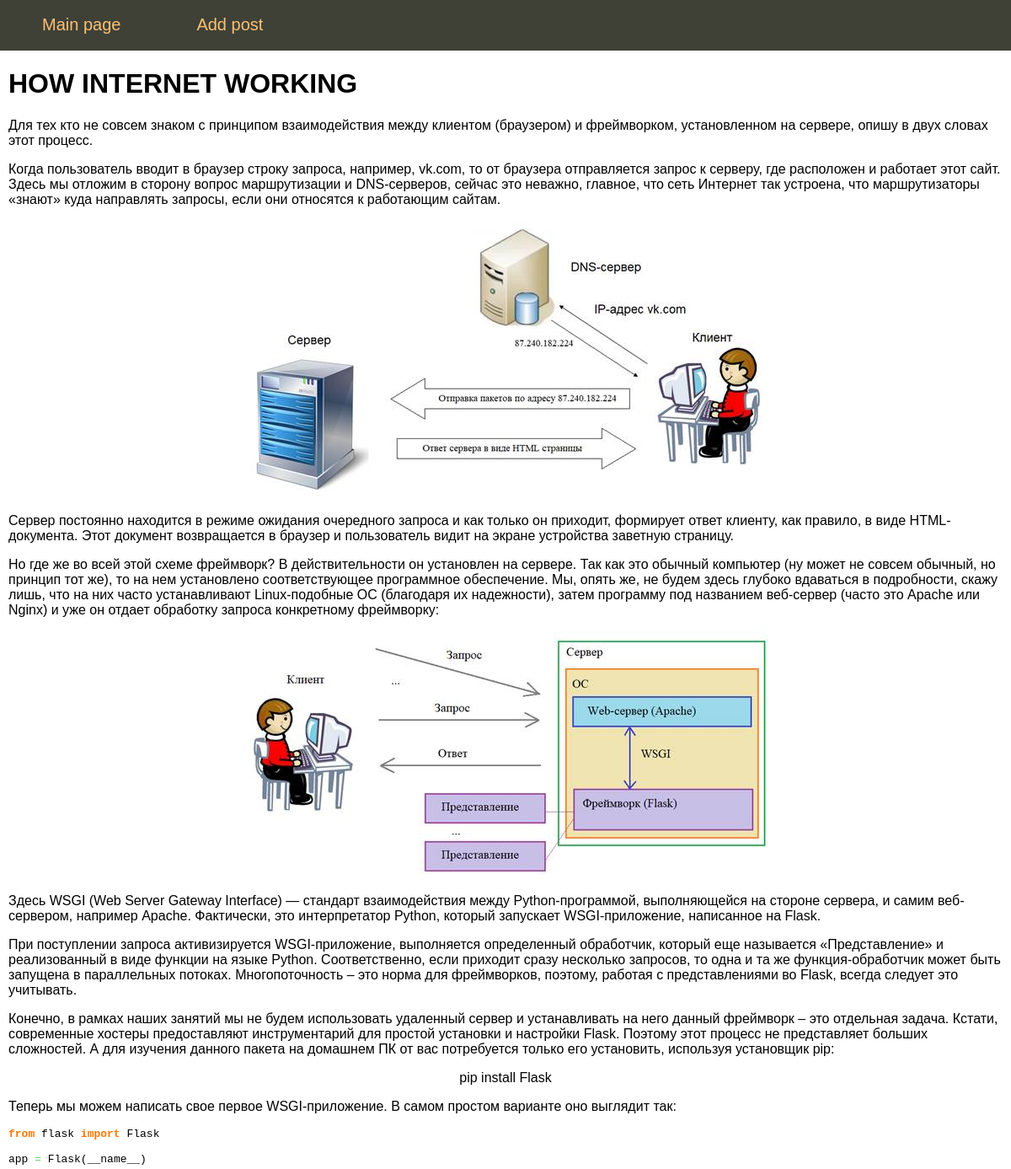
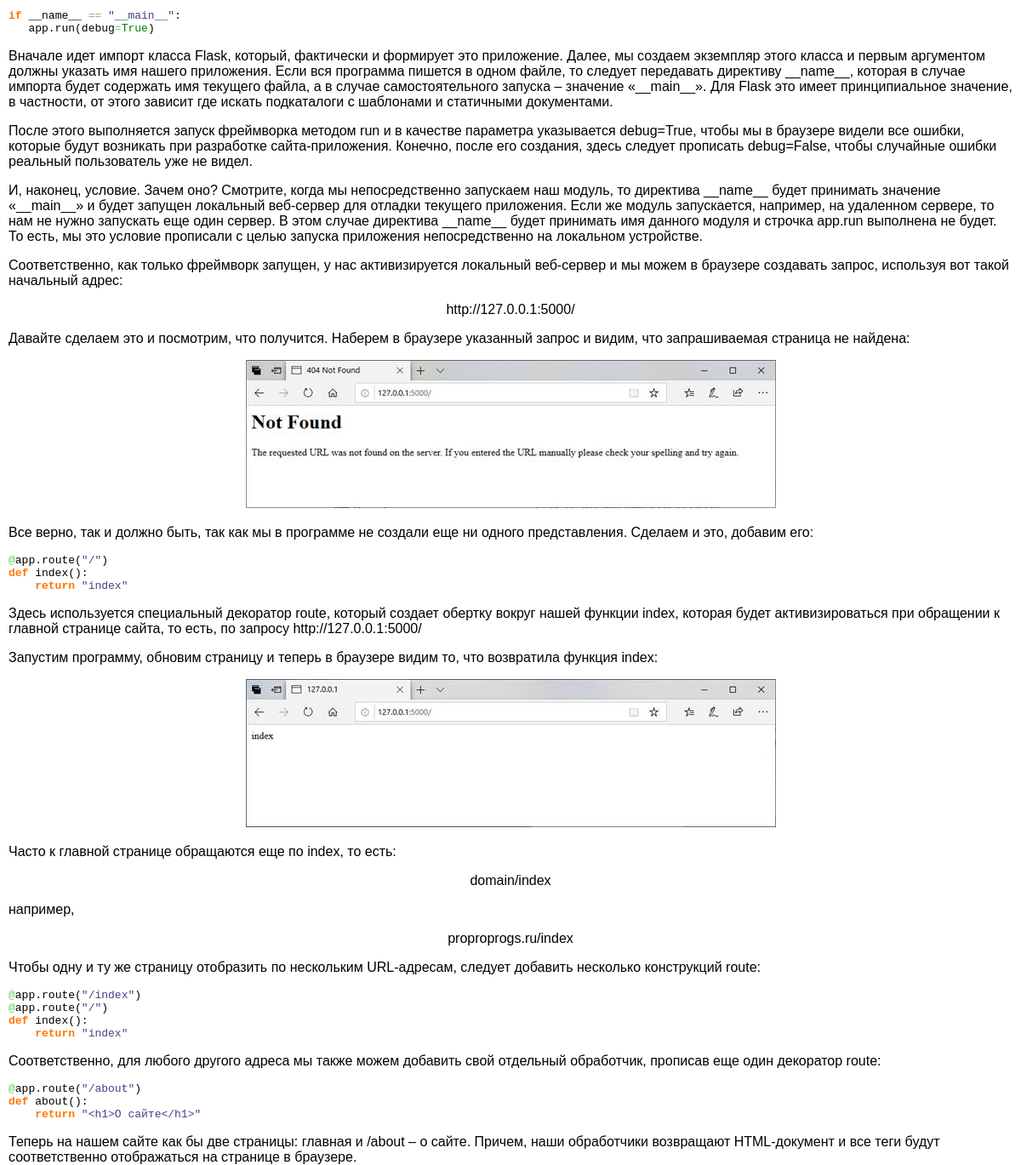
Screenshot of /post/abtFlask with the database file from the repository (2 pictures, top to bottom).
### tables this page shows
CREATE TABLE mainmenu (
id INTEGER PRIMARY KEY AUTOINCREMENT,
title TEXT NOT NULL,
url TEXT NOT NULL
);

CREATE TABLE posts
(
    id    INTEGER PRIMARY KEY AUTOINCREMENT,
    title TEXT NOT NULL,
    text  TEXT NOT NULL,
    url TEXT NOT NULL,
    time  INTEGER NOT NULL
);

### flsite.py (the view)
@app.route('/post/<alias>')
def showPost(alias):
    db = get_db()
    dbase = FDataBase(db)
    title, post = dbase.getPost(alias)
    if not title:
        abort(404)
    return render_template('post.html', menu=dbase.getMenu(), title=title, post=post)

### FDataBase.py (called while the page is built)
    def getMenu(self):
        sql = '''SELECT * FROM mainmenu'''
        try:
            self.__cur.execute(sql)
            res = self.__cur.fetchall()
            if res:
                return res
        except:
            print('Error reading data from DB!')
        return []

    def getPost(self, alias):
        try:
            self.__cur.execute(f"SELECT title, text FROM posts WHERE url LIKE '{alias}' LIMIT 1")
            res = self.__cur.fetchone()
            if res:
                return res
        except sqlite3.Error as e:
            print('Error getting article from DB' + str(e))
        return (False, False)

### flsite.py (called while the page is built)
def connect_db():
    conn = sqlite3.connect(app.config['DATABASE'])
    conn.row_factory = sqlite3.Row
    return conn

def get_db():  # connect to db on connection request
    if not hasattr(g, 'link_db'):  # check if g has attribute 'link_db', if no ...
        g.link_db = connect_db()  # then we will connect to db and set variable g to has attribute 'link_db'
    return g.link_db

### templates/post.html
{%  extends 'base.html' %}
{% block content %}
{{ super() }}
{{ post | safe }}
{% endblock %}

### templates/base.html (shortened to what this page needs)
<!doctype html>
<html lang="en">
<head>
<link type="text/css" href="{{ url_for('static', filename='css/styles.css') }}" rel="stylesheet" />
</head>
<body>
        {%  block content %}
        {%  block mainmenu %}
<ul class="mainmenu">
{% for m in menu %}
    <li><a href='{{ m.url}}' >{{ m.title }}</a></li>
{%  endfor  %}
</ul>
        {% endblock mainmenu -%}
            <div class="content">
<h1>{{ title }}</h1>
        {% endblock  -%}
                 </div>
</body>

### static/css/styles.css (style rules this page uses)
html, body { font-family: 'Arial'; margin: 0; padding: 0; height: 100%; width: 100%; }
a { color: #0059b2; text-decoration: none; }
ul.mainmenu { list-style: none; background: #3f4137; height: 60px; margin: 0; padding: 0; color: #fdc073; font-size: 20px; overflow: hidden; }
ul.mainmenu li { float: left; margin: 18px 40px 0 50px; }
ul.mainmenu li a { color: #fdc073; text-decoration: none; }
div.content { margin: 10px; }

### rows the page displays
mainmenu: title "Main page"
mainmenu: title "Add post"
posts: title "HOW INTERNET WORKING", text "Для тех кто не совсем знаком с принципом взаимодействия между клиентом (браузером) и фреймворком, установленном на сервере, опишу в двух словах этот процесс. Когда пользователь вводит в браузер строку запроса, например, vk.com, то от браузера отправляется запрос к серверу, где расположен и работает этот сайт. Здесь мы отложим в сторону вопрос маршрутизации и DNS-серверов, сейчас это неважно, главное, что сеть Интернет так устроена, что маршрутизаторы «знают» куда направлять запросы, если они относятся к работающим сайтам. Сервер постоянно находится в режиме ожидания очередного запроса и как только он приходит, формирует ответ клиенту, как правило, в виде HTML-документа. Этот документ…", text (picture)
